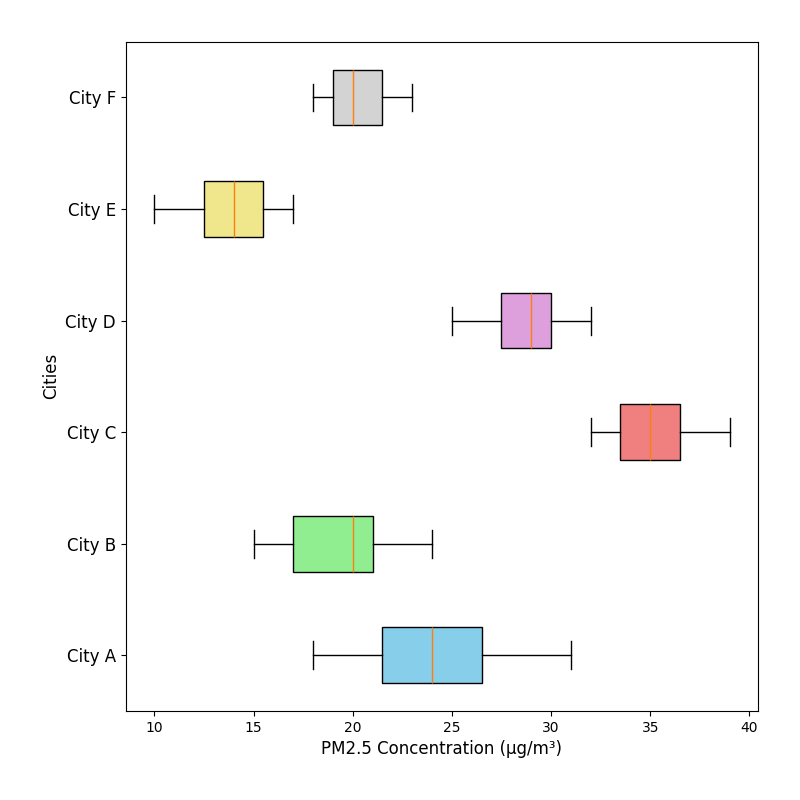

This figure's Python source:
import matplotlib.pyplot as plt

pollutants_data = {
    "City A": [22, 24, 21, 23, 25, 26, 29, 31, 30, 20, 22, 19, 18, 24, 27],
    "City B": [17, 18, 16, 20, 19, 15, 17, 16, 21, 22, 20, 21, 20, 22, 24],
    "City C": [34, 35, 33, 32, 34, 36, 39, 37, 38, 36, 35, 38, 32, 34, 33],
    "City D": [27, 28, 29, 30, 32, 31, 28, 29, 30, 27, 26, 25, 28, 29, 31],
    "City E": [14, 15, 13, 12, 16, 17, 13, 14, 12, 11, 10, 14, 15, 16, 17],
    "City F": [19, 23, 21, 22, 20, 18, 19, 21, 23, 20, 20, 21, 22, 19, 18]
}

data = [pollutants_data[city] for city in pollutants_data]
cities = list(pollutants_data.keys())

fig, ax = plt.subplots(figsize=(8, 8))

# Updating the colors
colors = ['skyblue', 'lightgreen', 'lightcoral', 'plum', 'khaki', 'lightgrey']

# Applying the new color palette
boxplots = ax.boxplot(data, vert=False, patch_artist=True)
for patch, color in zip(boxplots['boxes'], colors):
    patch.set_facecolor(color)

ax.set_yticklabels(cities, fontsize=12)
ax.set_xlabel('PM2.5 Concentration (µg/m³)', fontsize=12)
ax.set_ylabel('Cities', fontsize=12)

plt.tight_layout(pad=3.0)
plt.show()
